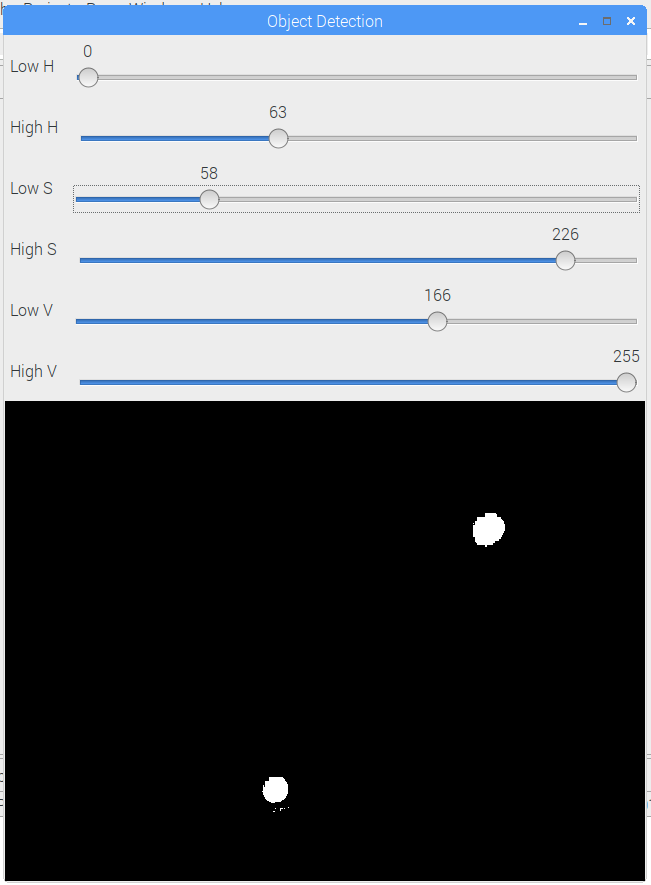
//> input picture 00_Dokumentation/Bilder/HSV.png, 651 x 885 px, given in place of the camera
$ ./Test   (built with g++ and OpenCV 4)
//> lines starting //> are read from the running program, lines starting //| are printed output that depends on the picture; after the words box and inside, x2 and y2 are one past the last pixel; in counts of white or black regions, pixels touching at a corner belong together
### 03_Test/ImageProcessing_Test/src/PWM.hpp
/*
 * PWM.hpp
 *
 *  Created on: 1 Jun 2018
 *      Author: pi
 */

#ifndef SRC_PWM_HPP_
#define SRC_PWM_HPP_

using namespace std;

class PWM
{
public:
    PWM(unsigned char pwmNumb);  // Constructor for a PWM object
    PWM(unsigned char pwmNumb, double hz, double duty);
    ~PWM(); // Destructor for a PWM object
    unsigned int setFrequency(double hz);
    unsigned int setDutyCycle(double duty);
    unsigned int enable();
    unsigned int disable();
private:
    static const char PWM0 = 0; //channel 0
    static const char PWM1 = 1; // channel 1
    static const char ENABLE = 1; // Enable
    static const char DISABLE = 0; // Disable
    unsigned char PWMchannel; //channel of this object
    double frequency; // PWM frequency
    double dutyCycle; //PWM duty Cycle (%)
};


#endif /* SRC_PWM_HPP_ */

### 03_Test/ImageProcessing_Test/src/Servo.hpp
/*
 * Servo.hpp
 *
 *  Created on: 1 Jun 2018
 *      Author: pi
 */

#ifndef SRC_SERVO_HPP_
#define SRC_SERVO_HPP_

#include "PWM.hpp"

class Servo
{
public:
    Servo(unsigned char Num);  // Constructor for a Servo object
    ~Servo(); // Destructor for a Servo object
    unsigned int setAngle(double deg);
    double getAngle(void);
    unsigned int enable(){return myPWM.enable();};
    unsigned int disable(){return myPWM.disable();};
    static const char PAN = 0; //channel 0
    static const char TILT = 1; // channel 1


private:
    static const int MINANGLE = -90;
    static const int MAXANGLE = 90;
    double angle; // Servo angle
    PWM myPWM;
};


#endif /* SRC_SERVO_HPP_ */

### 03_Test/ImageProcessing_Test/src/BallTracker.hpp
/*
 * BallTracker.hpp
 *
 *  Created on: 7 Jun 2018
 *      Author: pi
 */

#ifndef SRC_BALLTRACKER_HPP_
#define SRC_BALLTRACKER_HPP_

#include <opencv2/highgui/highgui.hpp>
#include <opencv2/core/core.hpp>
#include <opencv2/imgcodecs.hpp>
#include <opencv2/videoio.hpp>
#include <opencv2/imgproc.hpp>

using namespace std;

typedef struct
{
	int x;
	int y;
} Coordinate;


class BallTracker
{
public:
	BallTracker(cv::Mat image);  		// Constructor
    ~BallTracker(); 			// Destructor

    void DrawTargetWindow(cv::Mat image);
    void SetTargetWindowSIze(unsigned int width, unsigned height);
    cv::Point GetupperLeftCornerOfTargetWindow(void);
    cv::Point GetLowerRightCornerOfTargetWindow(void);


private:
    int imageWidth;
    int imageHeight;

    unsigned int targetWindowWidth;
    unsigned int targetWindowHeight;
    cv::Point upperLeftCornerOfTargetWindow;
    cv::Point lowerRightCornerOfTargetWindow;

    Coordinate centerOfImage;
};

#endif /* SRC_BALLTRACKER_HPP_ */

### 03_Test/ImageProcessing_Test/src/BallDetection.hpp
/*
 * BallDetection.hpp
 *
 *  Created on: 2 Jun 2018
 *      Author: pi
 */

#ifndef SRC_BALLDETECTION_HPP_
#define SRC_BALLDETECTION_HPP_

#include <opencv2/highgui/highgui.hpp>
#include <opencv2/core/core.hpp>
#include <opencv2/imgcodecs.hpp>
#include <opencv2/videoio.hpp>
#include <opencv2/imgproc.hpp>

using namespace std;

typedef struct
{
	int x;
	int y;
} BallCoordinates;


class BallDetection
{
public:
	BallDetection(void);  		// Constructor
    ~BallDetection(); 			// Destructor

    unsigned int NumberOfDetectedBalls(void);
    bool IsDetectionRunning(void);
    void ExecuteDetecionCycle(cv::Mat image);
    BallCoordinates GetCoordinatesOfBall(void);

    void SetLow_H(int value);
    void SetLow_S(int value);
    void SetLow_V(int value);
    void SetHigh_H(int value);
    void SetHigh_S(int value);
    void SetHigh_V(int value);

private:
    unsigned int numberOfDetectedBalls;
    bool isDetectionRunning;
    BallCoordinates coordinatesOfBall;
    int low_H;
    int low_S;
    int low_V;
    int high_H;
    int high_S;
    int high_V;
};


#endif /* SRC_BALLDETECTION_HPP_ */

### 03_Test/ImageProcessing_Test/src/ThresholdEvaluator.hpp
/*
 * ThresholdEvaluator.hpp
 *
 *  Created on: 2 Jun 2018
 *      Author: pi
 */

#ifndef SRC_THRESHOLDEVALUATOR_HPP_
#define SRC_THRESHOLDEVALUATOR_HPP_

#include <opencv2/highgui/highgui.hpp>
#include <opencv2/core/core.hpp>
#include <opencv2/imgcodecs.hpp>
#include <opencv2/videoio.hpp>
#include <opencv2/imgproc.hpp>

using namespace std;

class ThresholdEvaluator
{
public:
	ThresholdEvaluator(void);  		// Constructor
    ~ThresholdEvaluator(); 			// Destructor
    void ProcessImage(cv::Mat image);
    void ShowProcessdImage(void);
    void ShowImage(cv::Mat image);
    // Getter for HSV threshold values
    int GetLow_H(void);
    int GetLow_S(void);
    int GetLow_V(void);
    int GetHigh_H(void);
    int GetHigh_S(void);
    int GetHigh_V(void);

private:
};


#endif /* SRC_THRESHOLDEVALUATOR_HPP_ */

### 03_Test/ImageProcessing_Test/src/PWM.cpp
/*
 * PWM.cpp
 *
 *  Created on: 1 Jun 2018
 *      Author: pi
 */

#include <unistd.h>
#include <stdio.h>
#include <fcntl.h>
#include <errno.h>

#include "PWM.hpp"

using namespace std;


// [40 lines left out: function PWM, not called in this run]

PWM::PWM(unsigned char pwmNumb, double hz, double duty)
{
	int fd, len;
	char buf[50];

	if(pwmNumb == 0){

		/*Export pwm0*/
		fd = open("/sys/class/pwm/pwmchip0/export", O_WRONLY);

		if (fd < 0) {

			perror("pwm0/export");
		  }

		len = snprintf(buf, sizeof(buf), "%d", pwmNumb);
		write(fd, buf, len);
		close(fd);

	    /*Set period*/
		fd = open("/sys/class/pwm/pwmchip0/pwm0/period", O_WRONLY);

		if (fd < 0) {

			perror("pwm0/period");
		  }

		len = snprintf(buf, sizeof(buf), "%d", (int)((1/hz) * 1e+9));
		write(fd, buf, len);
		close(fd);

	    this->frequency = hz;

	    /*Set duty cycle*/
		fd = open("/sys/class/pwm/pwmchip0/pwm0/duty_cycle", O_WRONLY);

		if (fd < 0) {

			perror("pwm0/duty_cycle");
		  }

		len = snprintf(buf, sizeof(buf), "%d", (int)(((1/hz) * 1e+9) / (100 / duty)));
		write(fd, buf, len);
		close(fd);

	    this->dutyCycle = duty;

		this->PWMchannel = 0;
	}
	if(pwmNumb == 1){

		/*Export pwm1*/
		fd = open("/sys/class/pwm/pwmchip0/export", O_WRONLY);

		if (fd < 0) {

			perror("pwm1/export");
		  }

		len = snprintf(buf, sizeof(buf), "%d", pwmNumb);
		write(fd, buf, len);
		close(fd);

	    /*Set period*/
		fd = open("/sys/class/pwm/pwmchip0/pwm1/period", O_WRONLY);

		if (fd < 0) {

			perror("pwm1/period");
		  }

		len = snprintf(buf, sizeof(buf), "%d", (int)((1/hz) * 1e+9));
		write(fd, buf, len);
		close(fd);

	    this->frequency = hz;

	    /*Set duty cycle*/
		fd = open("/sys/class/pwm/pwmchip0/pwm1/duty_cycle", O_WRONLY);

		if (fd < 0) {

			perror("pwm1/duty_cycle");
		  }

		len = snprintf(buf, sizeof(buf), "%d", (int)(((1/hz) * 1e+9) / (100 / duty)));
		write(fd, buf, len);
		close(fd);

	    this->dutyCycle = duty;

		this->PWMchannel = 1;
	}
}

PWM::~PWM(){

}

// [44 lines left out: function setFrequency, not called in this run]

unsigned int PWM::setDutyCycle(double duty)
{
	int fd, len;
	char buf[50];

	this->dutyCycle = duty;

	if(this->PWMchannel == 0){

	    /*Set duty cycle*/
		fd = open("/sys/class/pwm/pwmchip0/pwm0/duty_cycle", O_WRONLY);

		if (fd < 0) {

			perror("pwm0/duty_cycle");
			return -1;
		  }

		len = snprintf(buf, sizeof(buf), "%d", (int)(((1/this->frequency) * 1e+9) / (100 / duty)));
		write(fd, buf, len);
		close(fd);
	    return 0;
	}
	if(this->PWMchannel == 1){

	    /*Set duty cycle*/
		fd = open("/sys/class/pwm/pwmchip0/pwm1/duty_cycle", O_WRONLY);

		if (fd < 0) {

			perror("pwm1/duty_cycle");
			return -1;
		  }

		len = snprintf(buf, sizeof(buf), "%d", (int)(((1/this->frequency) * 1e+9) / (100 / duty)));
		write(fd, buf, len);
		close(fd);
	    return 0;
	}
	else{
		return -1;
	}

}

unsigned int PWM::enable()
{
	int fd, len;
	char buf[50];

	if(this->PWMchannel == 0){

	    /*Enable channel 0*/
		fd = open("/sys/class/pwm/pwmchip0/pwm0/enable", O_WRONLY);

		if (fd < 0) {

			perror("pwm0/enable");
			return -1;
		  }

		len = snprintf(buf, sizeof(buf), "%d", ENABLE);
		write(fd, buf, len);
		close(fd);
	    return 0;
	}
	if(this->PWMchannel == 1){

	    /*Enable channel 1*/
		fd = open("/sys/class/pwm/pwmchip0/pwm1/enable", O_WRONLY);

		if (fd < 0) {

			perror("pwm1/enable");
			return -1;
		  }

		len = snprintf(buf, sizeof(buf), "%d", ENABLE);
		write(fd, buf, len);
		close(fd);
	    return 0;
	}
	else{
		return -1;
	}
}

// [41 lines left out: function disable, not called in this run]

### 03_Test/ImageProcessing_Test/src/Servo.cpp
/*
 * Servo.cpp
 *
 *  Created on: 1 Jun 2018
 *      Author: pi
 */

//3.4% linker Anschlag 7.5% Mitte 11.9% Rechter Anschlag

#include <errno.h>
#include <stdio.h>
#include "Servo.hpp"


Servo::Servo(unsigned char Num) : myPWM(Num, 50, 7.5){

	angle = 0;
}

Servo::~Servo(){

}

unsigned int Servo::setAngle(double deg){

	/*Check if value is in range*/
	if(deg <= MAXANGLE && deg >= MINANGLE){

		/*Map deg to duty cycle*/
		if(this->myPWM.setDutyCycle((0.05 * deg + 7.5)) < 0){

			perror("setting Servo angle");
			return -1;
		}
		return 0;
	}

	return -1;
}

double Servo::getAngle(void){
	return angle;
}

### 03_Test/ImageProcessing_Test/src/BallTracker.cc
/*
 * BallTracker.cc
 *
 *  Created on: 7 Jun 2018
 *      Author: pi
 */
#include "BallTracker.hpp"


BallTracker::BallTracker(cv::Mat image)
:targetWindowWidth(200),
 targetWindowHeight(135)
{
	imageHeight = image.size().height;
	imageWidth = image.size().width;
}

BallTracker::~BallTracker(){
}

void BallTracker::DrawTargetWindow(cv::Mat image)
{
	centerOfImage.x = imageWidth/2;
	centerOfImage.y = imageHeight/2;

	// Draw target window
	cv::Point upperLeftCornerOfTargetWindow;
	cv::Point lowerRightCornerOfTargetWindow;

	upperLeftCornerOfTargetWindow.x = centerOfImage.x - targetWindowWidth / 2;
	upperLeftCornerOfTargetWindow.y = centerOfImage.y - targetWindowHeight / 2;

	lowerRightCornerOfTargetWindow.x = centerOfImage.x + targetWindowWidth / 2;
	lowerRightCornerOfTargetWindow.y = centerOfImage.y + targetWindowHeight / 2;

	cv::rectangle(image, upperLeftCornerOfTargetWindow, lowerRightCornerOfTargetWindow, cv::Scalar(0, 140, 255),4, -1, 0);
}

// [12 lines left out: function SetTargetWindowSIze, not called in this run]

cv::Point BallTracker::GetupperLeftCornerOfTargetWindow(void)
{
	return upperLeftCornerOfTargetWindow;
}

cv::Point BallTracker::GetLowerRightCornerOfTargetWindow(void)
{
	return lowerRightCornerOfTargetWindow;
}

### 03_Test/ImageProcessing_Test/src/BallDetection.cpp
/*
 * BallDetection.cpp
 *
 *  Created on: 2 Jun 2018
 *      Author: pi
 */

#include "BallDetection.hpp"

using namespace cv;

BallDetection::BallDetection()
:numberOfDetectedBalls(0), isDetectionRunning(false)
{

}

BallDetection::~BallDetection(){
}

void BallDetection::ExecuteDetecionCycle(cv::Mat image)
{
	cv::Mat processdImage;
	std::vector<Vec3f> circles;

	isDetectionRunning = true;

	// Convert image to HSV space
	cvtColor(image, processdImage, COLOR_BGR2HSV,0);

	// Apply threshold
	inRange(processdImage, Scalar(0, 140, 128), Scalar(73, 255, 250), processdImage);

	// Smooth image
	GaussianBlur(processdImage, processdImage, Size(9,9), 0, 0);

	// Search for circles
	HoughCircles(processdImage, circles, HOUGH_GRADIENT, 1, 50, 100, 30, 25, 100);

	// Update coordinates of detected ball
	numberOfDetectedBalls = circles.size();
	if(numberOfDetectedBalls >= 1)
	{
		coordinatesOfBall.x = circles[0][0];
		coordinatesOfBall.y = circles[0][1];
	}

	isDetectionRunning = false;
}

BallCoordinates BallDetection::GetCoordinatesOfBall(void)
{
	return coordinatesOfBall;
}

// [9 lines left out: functions NumberOfDetectedBalls, IsDetectionRunning, not called in this run]

### 03_Test/ImageProcessing_Test/src/ThresholdEvaluator.cpp
/*
 * ThresholdEvaluator.cpp
 *
 *  Created on: 2 Jun 2018
 *      Author: pi
 */

#include "ThresholdEvaluator.hpp"

using namespace cv;

const int max_value_H = 360/2;
const int max_value = 255;
const cv::String _windowName = "Object Detection";
int low_H = 0, low_S = 0, low_V = 0;
int high_H = max_value_H, high_S = max_value, high_V = max_value;

cv::Mat processdImage;

// Callbacks for trackbars
static void on_low_H_thresh_trackbar(int, void *)
{
	low_H = min(high_H-1, low_H);
    setTrackbarPos("Low H", _windowName, low_H);
}
static void on_high_H_thresh_trackbar(int, void *)
{
    high_H = max(high_H, low_H+1);
    setTrackbarPos("High H", _windowName, high_H);
}
static void on_low_S_thresh_trackbar(int, void *)
{
    low_S = min(high_S-1, low_S);
    setTrackbarPos("Low S", _windowName, low_S);
}
static void on_high_S_thresh_trackbar(int, void *)
{
    high_S = max(high_S, low_S+1);
    setTrackbarPos("High S", _windowName, high_S);
}
static void on_low_V_thresh_trackbar(int, void *)
{
    low_V = min(high_V-1, low_V);
    setTrackbarPos("Low V", _windowName, low_V);
}
static void on_high_V_thresh_trackbar(int, void *)
{
    high_V = max(high_V, low_V+1);
    setTrackbarPos("High V", _windowName, high_V);
}


ThresholdEvaluator::ThresholdEvaluator(){

	namedWindow(_windowName);

    // Trackbars to set thresholds for HSV values
    createTrackbar("Low H", _windowName, &low_H, max_value_H, on_low_H_thresh_trackbar);
    createTrackbar("High H", _windowName, &high_H, max_value_H, on_high_H_thresh_trackbar);
    createTrackbar("Low S", _windowName, &low_S, max_value, on_low_S_thresh_trackbar);
    createTrackbar("High S", _windowName, &high_S, max_value, on_high_S_thresh_trackbar);
    createTrackbar("Low V", _windowName, &low_V, max_value, on_low_V_thresh_trackbar);
    createTrackbar("High V", _windowName, &high_V, max_value, on_high_V_thresh_trackbar);
}

ThresholdEvaluator::~ThresholdEvaluator(){
	destroyAllWindows();
}

void ThresholdEvaluator::ProcessImage(Mat image)
{
	// Convert image from camera to HSV space
    cvtColor(image, processdImage, COLOR_BGR2HSV,0);

    inRange(processdImage, Scalar(low_H, low_S, low_V), Scalar(high_H, high_S, high_V), processdImage);
}

void ThresholdEvaluator::ShowProcessdImage(void)
{
    imshow(_windowName, processdImage);
}

// [4 lines left out: function ShowImage, not called in this run]


// Getter for HSV threshold values
int ThresholdEvaluator::GetLow_H(void)
{
	return low_H;
}

int ThresholdEvaluator::GetLow_S(void)
{
	return low_S;
}

int ThresholdEvaluator::GetLow_V(void)
{
	return low_V;
}

int ThresholdEvaluator::GetHigh_H(void)
{
	return high_H;
}

int ThresholdEvaluator::GetHigh_S(void)
{
	return high_S;
}

int ThresholdEvaluator::GetHigh_V(void)
{
	return high_V;
}

### 03_Test/ImageProcessing_Test/src/Test.cpp
/*
 * Test.cpp
 *
 *  Created on: 1 Jun 2018
 *      Author: pi
 */

#include <opencv2/highgui/highgui.hpp>
#include <opencv2/core/core.hpp>
#include <opencv2/imgcodecs.hpp>
#include <opencv2/videoio.hpp>
#include <opencv2/imgproc.hpp>
#include "ThresholdEvaluator.hpp"
#include "BallDetection.hpp"
#include "BallTracker.hpp"
#include "Servo.hpp"
#include <unistd.h>


using namespace cv;

int main( int argc, char** argv )
{
  ThresholdEvaluator thresholdEvalutaion;
  BallDetection ballDetector;

	Servo panServo(Servo::PAN);
	panServo.enable();
	Servo tiltServo(Servo::TILT);
	tiltServo.enable();


  // Raspberry Pi Camera Test
  VideoCapture cap(0);
  if (!cap.isOpened())
  {
	  printf("ERROR: Unable to open the camera\n\r");
  }

  Mat originalImage;
  Mat hsvimage;

  // Evaluate Thresholds
  while(1)
  {
		// Get actual image (640 x 480)
		cap >> originalImage;
//> originalImage is the input picture: 885 rows x 651 cols, CV_8UC3; mean B, G, R 109.7, 105.6, 102.2

		thresholdEvalutaion.ProcessImage(originalImage);
//> in ProcessImage, `cvtColor(image, processdImage, COLOR_BGR2HSV,0);`: processdImage: 885 rows x 651 cols, CV_8UC3; mean H, S, V 5.8, 8.7, 109.8
//> in ProcessImage, `inRange(processdImage, Scalar(low_H, low_S, low_V), Scalar(high_H, hig..`: processdImage: 885 rows x 651 cols, CV_8UC1; every value is 255
		thresholdEvalutaion.ShowProcessdImage();

	    // Check exit condition for endless loop
	    if (cv::waitKey(5)>=0)
//> the Esc key is pressed
	    {
	     break;
	    }
  }
  //thresholdEvalutaion.~ThresholdEvaluator();


  // Business logic test
  BallTracker balltracking(originalImage);

	// [15 lines of commented-out code are left out]


  double panAxisCorrection;
  double tiltAxisCorrection;

  while(1)
  {
	// Get actual image
	cap >> originalImage;

	balltracking.DrawTargetWindow(originalImage);
//> in DrawTargetWindow, `cv::rectangle(image, upperLeftCornerOfTargetWindow, lowerRightCornerOf..`:
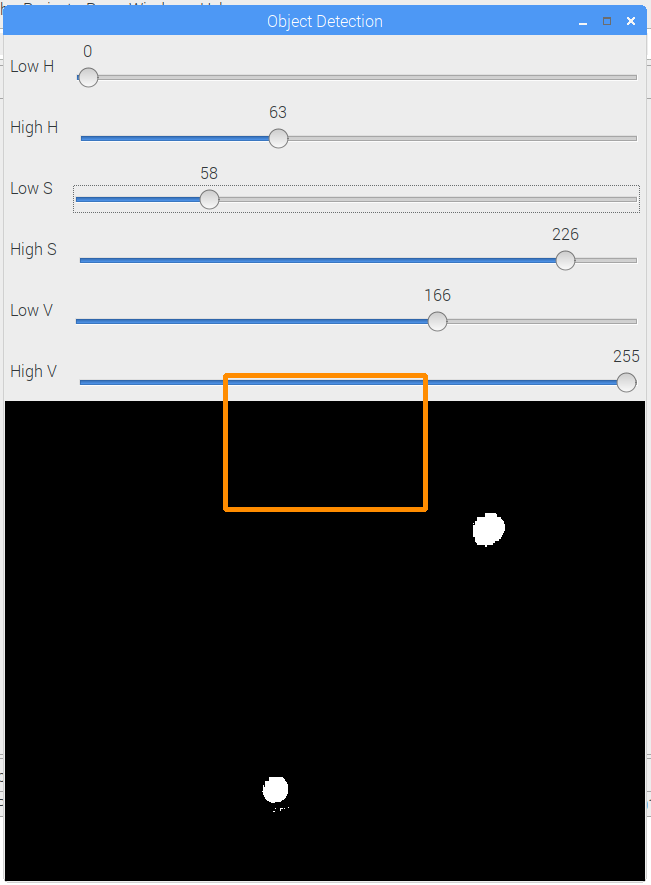
//> image: 885 rows x 651 cols, CV_8UC3; 0.58% of pixels changed, all inside (x1, y1, x2, y2) = (223, 373, 428, 512)

    imshow("Processd image", originalImage);

    // Do a process cycle and get coordinates of the ball in this frame
    // Evaluate pan correction
    if (ballDetector.GetCoordinatesOfBall().x < balltracking.GetupperLeftCornerOfTargetWindow().x)
    {
    	panAxisCorrection = -2;
    }
    else if (ballDetector.GetCoordinatesOfBall().x > balltracking.GetLowerRightCornerOfTargetWindow().x)
	{
    	panAxisCorrection = 2;
	}
    else
    {
    	panAxisCorrection = 0;
    }

    // Evaluate tilt correction
    if (ballDetector.GetCoordinatesOfBall().y > balltracking.GetupperLeftCornerOfTargetWindow().y)
    {
    	tiltAxisCorrection = 2;
    }
    else if (ballDetector.GetCoordinatesOfBall().y < balltracking.GetLowerRightCornerOfTargetWindow().y)
	{
    	tiltAxisCorrection = 2;
	}
    else
    {
    	tiltAxisCorrection = 0;
    }

    // Check movement range of pan axis
    //panAxisCorrection = panServo.getAngle() + panAxisCorrection;
    if(panAxisCorrection > 90)
    {
    	panAxisCorrection = 90;
    }
    if(panAxisCorrection < -90)
    {
    	panAxisCorrection = -90;
    }

    // Check movement range of tilt axis
    //tiltAxisCorrection = tiltServo.getAngle() + tiltAxisCorrection;
    if(tiltAxisCorrection > 90)
    {
    	tiltAxisCorrection = 90;
    }
    if(tiltAxisCorrection < -90)
    {
    	tiltAxisCorrection = -90;
    }

    // Execute correction
    panServo.setAngle(panAxisCorrection);
    tiltServo.setAngle(tiltAxisCorrection);

	// Check exit condition for endless loop
	if (cv::waitKey(5)>=0)
//> the Esc key is pressed
	{
	 break;
	}

  }


  while(1)
  {
		// Get actual image
		cap >> originalImage;

		ballDetector.ExecuteDetecionCycle(originalImage);
//> in ExecuteDetecionCycle, `inRange(processdImage, Scalar(0, 140, 128), Scalar(73, 255, 250), proc..`:
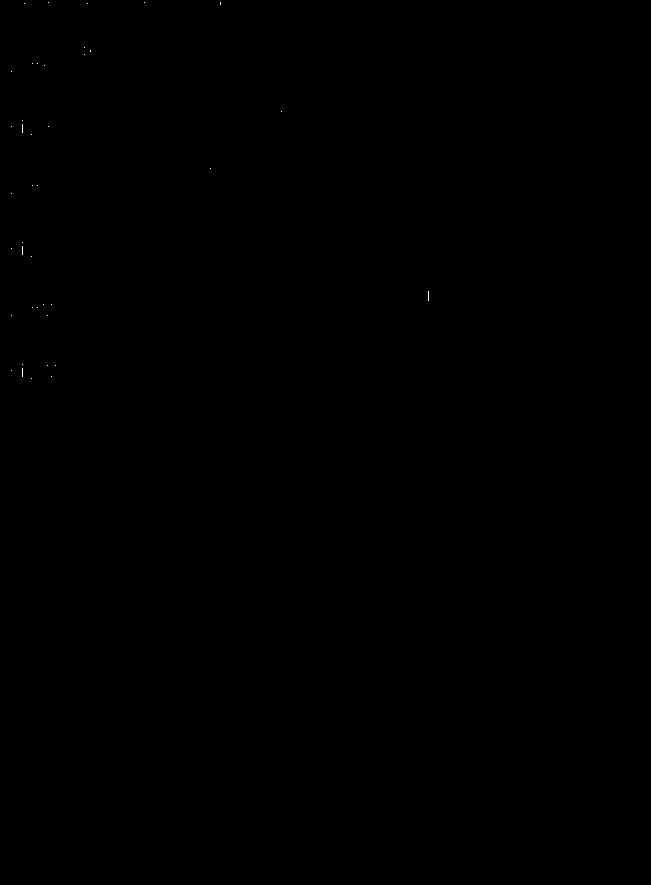
//> processdImage: 885 rows x 651 cols, CV_8UC1; 0.01% white in thin lines or dots, all inside (x1, y1, x2, y2) = (11, 2, 429, 379)
//> in ExecuteDetecionCycle, `GaussianBlur(processdImage, processdImage, Size(9,9), 0, 0);`: processdImage: 885 rows x 651 cols, CV_8UC1; 0.45% of pixels changed, all inside (x1, y1, x2, y2) = (7, 0, 433, 383)
//> in ExecuteDetecionCycle, `HoughCircles(processdImage, circles, HOUGH_GRADIENT, 1, 50, 100, 30, 2..`: circles = empty
//> in ExecuteDetecionCycle, `numberOfDetectedBalls = circles.size();`: numberOfDetectedBalls = 0

        circle( originalImage, Point(ballDetector.GetCoordinatesOfBall().x, ballDetector.GetCoordinatesOfBall().y), 15, Scalar(0,0,255), 3, LINE_AA);
//> originalImage: 885 rows x 651 cols, CV_8UC3; 174 pixels changed, all inside (x1, y1, x2, y2) = (0, 0, 19, 19)
        circle( originalImage, Point(ballDetector.GetCoordinatesOfBall().x, ballDetector.GetCoordinatesOfBall().y), 2, Scalar(0,255,0), 3, LINE_AA);
//> originalImage: 885 rows x 651 cols, CV_8UC3; mean B, G, R 109.6, 105.5, 102.2
        imshow("Processd image", originalImage);

//        panServo.setAngle((ballDetector.GetCoordinatesOfBall().x) * 0.28125f - 90);
//		  tiltServo.setAngle((ballDetector.GetCoordinatesOfBall().y) * 0.375f - 90);

//		  printf("X: %d\r\nY: %d\r\n\r\n", ballDetector.GetCoordinatesOfBall().x, ballDetector.GetCoordinatesOfBall().y);

	    // Check exit condition for endless loop
	    if (cv::waitKey(5)>=0)
//> the Esc key is pressed
	    {
	     break;
	    }
  }


  while(1)
  {
	// Get actual image
	cap >> originalImage;

    // Convert image from camera to HSV space
    cvtColor(originalImage, hsvimage, COLOR_BGR2HSV,0);
    //imshow("hsvimage",hsvimage);

    // Apply thresholds
    inRange(hsvimage, Scalar(thresholdEvalutaion.GetLow_H(), thresholdEvalutaion.GetLow_S(), thresholdEvalutaion.GetLow_V()), Scalar(thresholdEvalutaion.GetHigh_H(), thresholdEvalutaion.GetHigh_S(), thresholdEvalutaion.GetHigh_V()), hsvimage);
    imshow("hsvimage",hsvimage);

    // Smooth image
    GaussianBlur(hsvimage, hsvimage, Size(9,9), 0, 0);

    // Search for circles
    std::vector<Vec3f> circles;
    HoughCircles(hsvimage, circles, HOUGH_GRADIENT, 1, 50, 100, 30, 25, 100);
//> circles = empty

    // Highlight detected circles
    Mat cimg = originalImage;
    for( size_t i = 0; i < circles.size(); i++ )
    {
        Vec3i c = circles[i];
        circle( cimg, Point(c[0], c[1]), c[2], Scalar(0,0,255), 3, LINE_AA);
        circle( cimg, Point(c[0], c[1]), 2, Scalar(0,255,0), 3, LINE_AA);
    }
//> this loop made 0 passes
    imshow("detected circles", cimg);

    // Check exit condition for endless loop
    if (cv::waitKey(5)>=0)
//> the Esc key is pressed
    {
     break;
    }
  }

  printf("Closing the camera\n\r");
  cap.release();
  destroyAllWindows();


  waitKey(0);
  return 0;
}
